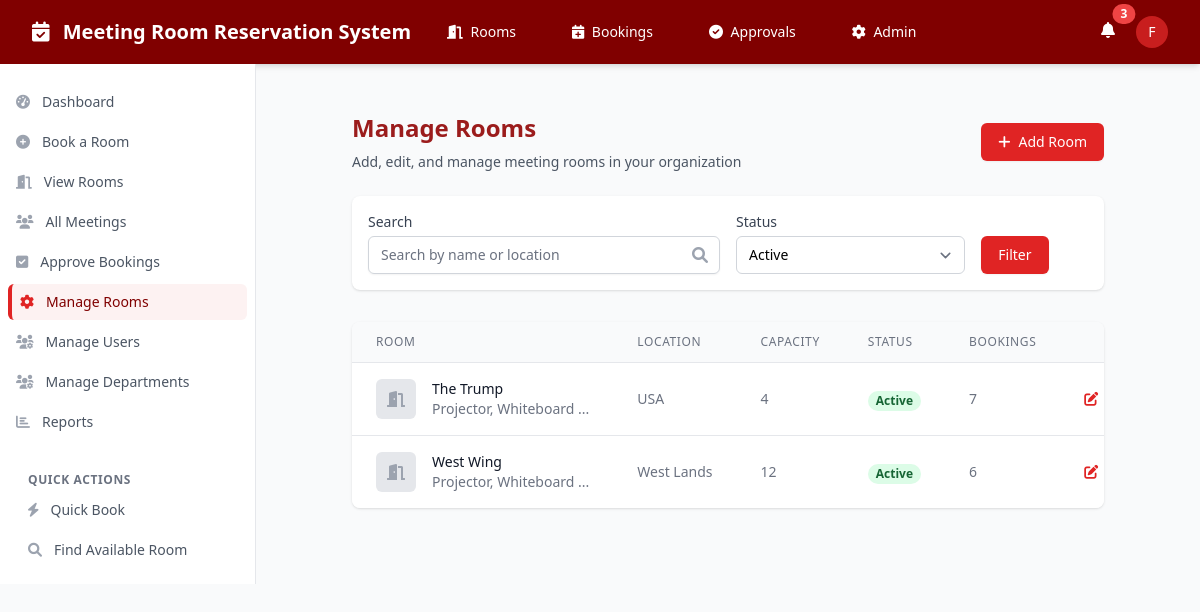
Page /manage_rooms.php (signed in) on the committed database.
### tables this page shows
CREATE TABLE boardrooms (
    room_id INTEGER PRIMARY KEY AUTOINCREMENT,
    room_name TEXT NOT NULL UNIQUE,
    capacity INTEGER NOT NULL,
    location TEXT NOT NULL,
    amenities TEXT, -- JSON string of available amenities
    is_active BOOLEAN DEFAULT TRUE,
    thumbnail_url TEXT -- URL for room image
);

### manage_rooms.php (the view, shortened to what this page needs)
<?php
require_once 'includes/header.php';
$search = isset($_GET['search']) ? '%' . $_GET['search'] . '%' : '%';
$statusFilter = isset($_GET['status']) ? $_GET['status'] : 'active';
$query = "SELECT r.*,
          (SELECT COUNT(*) FROM bookings b
           WHERE b.room_id = r.room_id
           AND b.start_time > datetime('now')
           AND b.status IN ('Pending', 'Approved')) as upcoming_bookings
          FROM boardrooms r
          WHERE (r.room_name LIKE :search OR r.location LIKE :search)";
$params = [':search' => $search];
if ($statusFilter === 'active') {
    $query .= " AND r.is_active = 1";
} elseif ($statusFilter === 'inactive') {
    $query .= " AND r.is_active = 0";
}
$query .= " ORDER BY r.is_active DESC, r.room_name";
$stmt = $db->prepare($query);
$stmt->execute($params);
$rooms = $stmt->fetchAll(PDO::FETCH_ASSOC);
?>
<main class="py-6 px-4 sm:px-6 lg:px-8">
    <div class="max-w-7xl mx-auto">
        <div class="px-4 sm:px-6 lg:px-8">
            <div class="sm:flex sm:items-center">
                <div class="sm:flex-auto">
                    <h1 class="text-2xl font-bold text-maroon-800">Manage Rooms</h1>
                    <p class="mt-2 text-sm text-gray-600">
                        Add, edit, and manage meeting rooms in your organization
                    </p>
                </div>
                <div class="mt-4 sm:mt-0 sm:ml-16 sm:flex-none">
                    <a href="add_room.php" class="inline-flex items-center px-4 py-2 border border-transparent text-sm font-medium rounded-md shadow-sm text-white bg-maroon-600 hover:bg-maroon-700 focus:outline-none focus:ring-2 focus:ring-offset-2 focus:ring-maroon-500">
                        <i class="fas fa-plus mr-2"></i> Add Room
                    </a>
                </div>
            </div>
            <div class="mt-6 bg-white shadow rounded-lg p-4">
                <form method="get" class="grid grid-cols-1 gap-y-6 gap-x-4 sm:grid-cols-6">
                    <div class="sm:col-span-3">
                        <label for="search" class="block text-sm font-medium text-gray-700">Search</label>
                        <div class="mt-1 relative rounded-md shadow-sm">
                            <input type="text" name="search" id="search" value="<?= isset($_GET['search']) ? htmlspecialchars($_GET['search']) : '' ?>"
                                class="block w-full pr-10 border-gray-300 focus:ring-maroon-500 focus:border-maroon-500 sm:text-sm rounded-md"
                                placeholder="Search by name or location">
                            <div class="absolute inset-y-0 right-0 pr-3 flex items-center pointer-events-none">
                            </div>
                        </div>
                    </div>
                    <div class="sm:col-span-2">
                        <label for="status" class="block text-sm font-medium text-gray-700">Status</label>
                        <select id="status" name="status" class="mt-1 block w-full pl-3 pr-10 py-2 text-base border-gray-300 focus:outline-none focus:ring-maroon-500 focus:border-maroon-500 sm:text-sm rounded-md">
                            <option value="active" <?= $statusFilter === 'active' ? 'selected' : '' ?>>Active</option>
                        </select>
                    </div>
                    <div class="sm:col-span-1 flex items-end">
                        <button type="submit" class="inline-flex justify-center py-2 px-4 border border-transparent shadow-sm text-sm font-medium rounded-md text-white bg-maroon-600 hover:bg-maroon-700 focus:outline-none focus:ring-2 focus:ring-offset-2 focus:ring-maroon-500">
                            Filter
                        </button>
                    </div>
                </form>
            </div>
            <div class="mt-8 bg-white shadow rounded-lg overflow-hidden">
                <div class="overflow-x-auto">
                    <table class="min-w-full divide-y divide-gray-200">
                        <thead class="bg-gray-50">
                            <tr>
                                <th scope="col" class="px-6 py-3 text-left text-xs font-medium text-gray-500 uppercase tracking-wider">
                                    Room
                                </th>
                                <th scope="col" class="px-6 py-3 text-left text-xs font-medium text-gray-500 uppercase tracking-wider">
                                    Location
                                </th>
                                <th scope="col" class="px-6 py-3 text-left text-xs font-medium text-gray-500 uppercase tracking-wider">
                                    Capacity
                                </th>
                                <th scope="col" class="px-6 py-3 text-left text-xs font-medium text-gray-500 uppercase tracking-wider">
                                    Status
                                </th>
                                <th scope="col" class="px-6 py-3 text-left text-xs font-medium text-gray-500 uppercase tracking-wider">
                                    Bookings
                                </th>
                                <th scope="col" class="relative px-6 py-3">
                                </th>
                            </tr>
                        </thead>
                        <tbody class="bg-white divide-y divide-gray-200">
                            <?php foreach ($rooms as $room): ?>
                            <tr class="<?= $room['is_active'] ? '' : 'bg-gray-50' ?>">
                                <td class="px-6 py-4 whitespace-nowrap">
                                    <div class="flex items-center">
                                        <div class="flex-shrink-0 h-10 w-10">
                                            <?php if ($room['thumbnail_url']): ?>
                                            <img class="h-10 w-10 rounded-md object-cover" src="<?= htmlspecialchars($room['thumbnail_url']) ?>" alt="">
                                            <?php else: ?>
                                            <div class="h-10 w-10 rounded-md bg-gray-200 flex items-center justify-center text-gray-400">
                                                <i class="fas fa-door-open"></i>
                                            </div>
                                            <?php endif; ?>
                                        </div>
                                        <div class="ml-4">
                                            <div class="text-sm font-medium text-gray-900"><?= htmlspecialchars($room['room_name']) ?></div>
                                            <?php if (!empty($room['amenities'])):
                                                $amenities = json_decode($room['amenities'], true); ?>
                                            <div class="text-sm text-gray-500">
                                                <?= implode(', ', array_slice($amenities, 0, 2)) ?>
                                                <?= count($amenities) > 2 ? '...' : '' ?>
                                            </div>
                                            <?php endif; ?>
                                        </div>
                                    </div>
                                </td>
                                <td class="px-6 py-4 whitespace-nowrap text-sm text-gray-500">
                                    <?= htmlspecialchars($room['location']) ?>
                                </td>
                                <td class="px-6 py-4 whitespace-nowrap text-sm text-gray-500">
                                    <?= $room['capacity'] ?>
                                </td>
                                <td class="px-6 py-4 whitespace-nowrap">
                                    <span class="px-2 inline-flex text-xs leading-5 font-semibold rounded-full
                                        <?= $room['is_active'] ? 'bg-green-100 text-green-800' : 'bg-gray-100 text-gray-800' ?>">
                                        <?= $room['is_active'] ? 'Active' : 'Inactive' ?>
                                    </span>
                                </td>
                                <td class="px-6 py-4 whitespace-nowrap text-sm text-gray-500">
                                    <?= $room['upcoming_bookings'] ?>
                                </td>
                                <td class="px-6 py-4 whitespace-nowrap text-right text-sm font-medium">
                                    <div class="flex justify-end space-x-2">
                                        <a href="edit_room.php?id=<?= $room['room_id'] ?>" class="text-maroon-600 hover:text-maroon-900">
                                            <i class="fas fa-edit"></i>
                                        </a>
                                    </div>
                                </td>
                            </tr>
                            <?php endforeach; ?>
                        </tbody>
                    </table>
                </div>
            </div>
        </div>
    </div>
</main>
</body>
</html>

### rows in the picture
boardrooms: room_name "The Trump", amenities "Projector, Whiteboard", location "USA", capacity "4", is_active "Active", upcoming_bookings "7"
boardrooms: room_name "West Wing", amenities "Projector, Whiteboard", location "West Lands", capacity "12", is_active "Active", upcoming_bookings "6"

### other values in the picture
$unreadNotifications "3"
substr($_SESSION['first_name'], 0, 1) "F"
